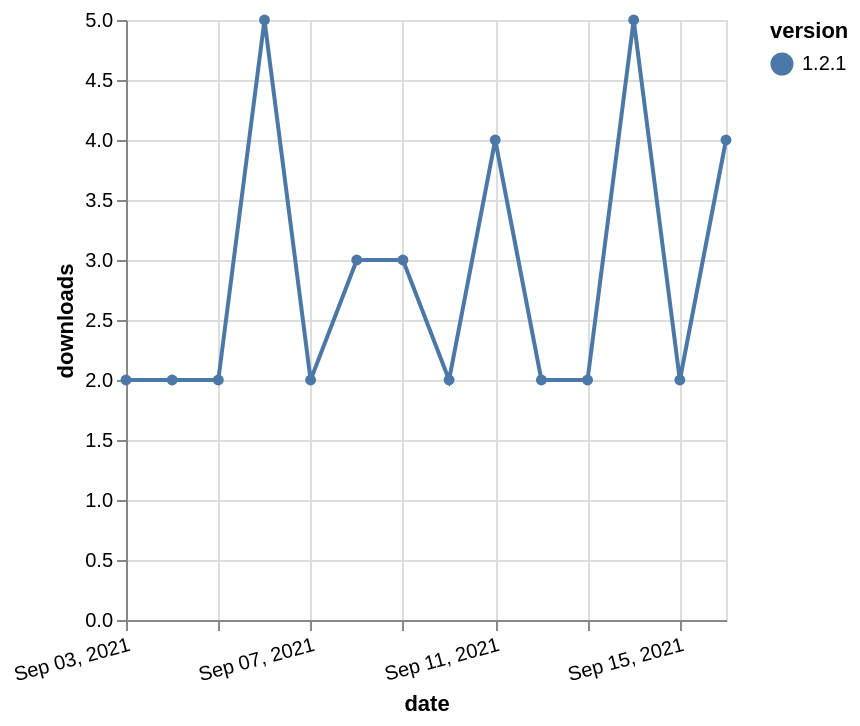

Write a Vega-Lite specification for this figure.
### Vega-Lite specification from a JSON file in a GitHub repository (floating-point values rounded to 4 significant figures)
{"$schema": "https://vega.github.io/schema/vega-lite/v5.json", "description": "A simple bar chart with embedded data.", "data": {"values": [{"date": "2021-09-03", "total": 3633, "delta": 2, "version": "1.2.1"}, {"date": "2021-09-04", "total": 3635, "delta": 2, "version": "1.2.1"}, {"date": "2021-09-05", "total": 3637, "delta": 2, "version": "1.2.1"}, {"date": "2021-09-06", "total": 3642, "delta": 5, "version": "1.2.1"}, {"date": "2021-09-07", "total": 3644, "delta": 2, "version": "1.2.1"}, {"date": "2021-09-08", "total": 3647, "delta": 3, "version": "1.2.1"}, {"date": "2021-09-09", "total": 3650, "delta": 3, "version": "1.2.1"}, {"date": "2021-09-10", "total": 3652, "delta": 2, "version": "1.2.1"}, {"date": "2021-09-11", "total": 3656, "delta": 4, "version": "1.2.1"}, {"date": "2021-09-12", "total": 3658, "delta": 2, "version": "1.2.1"}, {"date": "2021-09-13", "total": 3660, "delta": 2, "version": "1.2.1"}, {"date": "2021-09-14", "total": 3665, "delta": 5, "version": "1.2.1"}, {"date": "2021-09-15", "total": 3667, "delta": 2, "version": "1.2.1"}, {"date": "2021-09-16", "total": 3671, "delta": 4, "version": "1.2.1"}]}, "width": "container", "mark": {"type": "line", "point": {"filled": true}}, "encoding": {"x": {"field": "date", "type": "temporal", "timeUnit": "yearmonthdate", "title": "date", "axis": {"labelAngle": -15}}, "y": {"field": "delta", "type": "quantitative", "title": "downloads"}, "color": {"field": "version", "type": "nominal"}, "tooltip": {"field": "delta"}}}
